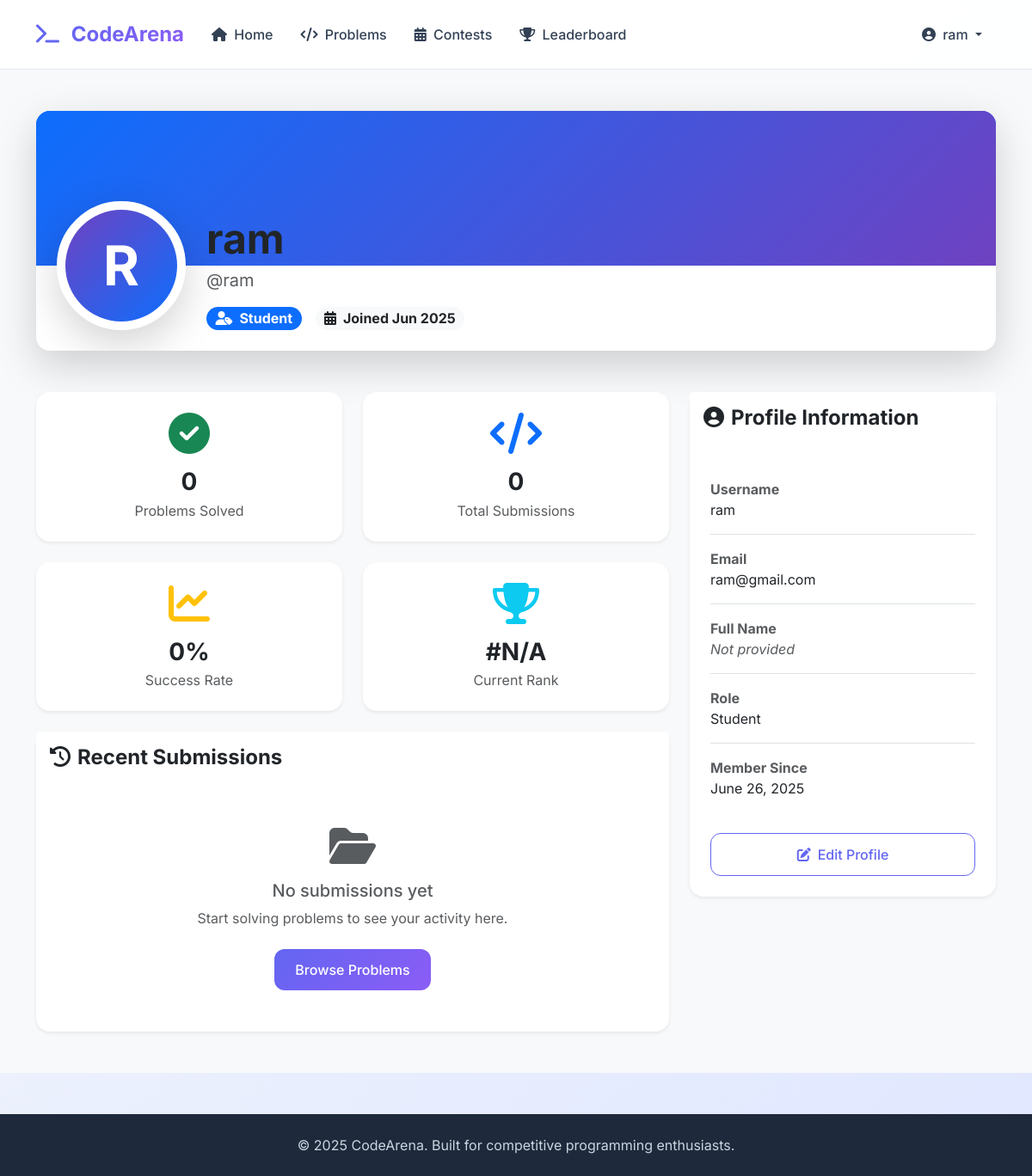
Screenshot of /accounts/profile/ (signed in) with the database file from the repository.
### users/models.py (models this page shows, shortened)
class CustomUser(AbstractUser):
    ROLE_CHOICES = (
        ('student' , 'Student'),
        ('problem_setter' , 'Problem Setter'),
        ('admin' , 'Admin')
    )
    role = models.CharField(max_length=20,choices=ROLE_CHOICES,default='student')

### users/views.py (the view)
# urls.py: path('profile/', profile_view, name='profile'),
@login_required
def profile_view(request):
    return render(request, 'users/profile.html', {'user': request.user})

### templates/users/profile.html (shortened to what this page needs)
{% extends 'base.html' %}
{% block content %}
<div class="container-fluid py-5" style="background-color: #f8f9fa;">
    <div class="container">
        <div class="card border-0 shadow-lg rounded-4 overflow-hidden mb-5">
            <div class="position-relative">
                <div class="bg-primary" style="height: 180px; background: linear-gradient(135deg, #0d6efd 0%, #6f42c1 100%);"></div>
                <div class="position-relative px-4 pb-4">
                    <div class="d-flex flex-column flex-sm-row align-items-center align-items-sm-end" style="margin-top: -75px;">
                        <div class="bg-white rounded-circle border border-4 border-white shadow-lg d-flex align-items-center justify-content-center mb-3 mb-sm-0" style="width: 150px; height: 150px;">
                            <div class="rounded-circle d-flex align-items-center justify-content-center text-white fw-bold" style="width: 130px; height: 130px; background: linear-gradient(135deg, #6f42c1, #0d6efd); font-size: 4rem;">
                                {{ user.username.0|upper }}
                            </div>
                        </div>
                        <div class="flex-grow-1 text-center text-sm-start ms-sm-4">
                            <h1 class="display-5 fw-bold text-dark mb-1">
                                {% if user.first_name or user.last_name %}
                                    {{ user.first_name }} {{ user.last_name }}
                                {% else %}
                                    {{ user.username }}
                                {% endif %}
                            </h1>
                            <p class="text-muted mb-3 fs-5">@{{ user.username }}</p>
                            <div class="d-flex flex-wrap justify-content-center justify-content-sm-start align-items-center gap-3">
                                <span class="badge fs-6 rounded-pill text-bg-primary">
                                    <i class="fas fa-user-tag me-2"></i>{{ user.role|default:"Coder"|capfirst }}
                                </span>
                                <span class="badge fs-6 rounded-pill text-bg-light text-dark">
                                    <i class="fas fa-calendar-alt me-2"></i>Joined {{ user.date_joined|date:"M Y" }}
                                </span>
                            </div>
                        </div>
                    </div>
                </div>
            </div>
        </div>
        <div class="row g-4">
            <div class="col-lg-8">
                <div class="row g-4 mb-4">
                    <div class="col-sm-6">
                        <div class="card border-0 shadow-sm h-100 text-center p-4">
                            <i class="fas fa-check-circle fa-3x text-success mb-3"></i>
                            <h3 class="fw-bold mb-1">{{ user_submissions.accepted_count|default:0 }}</h3>
                            <p class="text-muted mb-0">Problems Solved</p>
                        </div>
                    </div>
                    <div class="col-sm-6">
                        <div class="card border-0 shadow-sm h-100 text-center p-4">
                            <i class="fas fa-code fa-3x text-primary mb-3"></i>
                            <h3 class="fw-bold mb-1">{{ user_submissions.total_count|default:0 }}</h3>
                            <p class="text-muted mb-0">Total Submissions</p>
                        </div>
                    </div>
                    <div class="col-sm-6">
                        <div class="card border-0 shadow-sm h-100 text-center p-4">
                            <i class="fas fa-chart-line fa-3x text-warning mb-3"></i>
                            <h3 class="fw-bold mb-1">
                                {% if user_submissions.total_count > 0 %}
                                    {% widthratio user_submissions.accepted_count user_submissions.total_count 100 %}%
                                {% else %}
                                    0%
                                {% endif %}
                            </h3>
                            <p class="text-muted mb-0">Success Rate</p>
                        </div>
                    </div>
                    <div class="col-sm-6">
                        <div class="card border-0 shadow-sm h-100 text-center p-4">
                            <i class="fas fa-trophy fa-3x text-info mb-3"></i>
                            <h3 class="fw-bold mb-1">#{{ user_rank|default:"N/A" }}</h3>
                            <p class="text-muted mb-0">Current Rank</p>
                        </div>
                    </div>
                </div>
                <div class="card border-0 shadow-sm">
                    <div class="card-header bg-white border-0 py-3">
                        <h4 class="card-title mb-0 fw-bold"><i class="fas fa-history me-2"></i>Recent Submissions</h4>
                    </div>
                    <div class="card-body p-0">
                        {% if recent_submissions %}
                            <div class="table-responsive">
                                <table class="table table-hover align-middle mb-0">
                                    <thead class="bg-light">
                                        <tr>
                                            <th class="border-0 px-4 py-3">Problem</th>
                                            <th class="border-0 px-4 py-3">Status</th>
                                            <th class="border-0 px-4 py-3">Language</th>
                                            <th class="border-0 px-4 py-3">Submitted</th>
                                            <th class="border-0 px-4 py-3"></th>
                                        </tr>
                                    </thead>
                                    <tbody>
                                        {% for submission in recent_submissions %}
                                            <tr>
                                                <td class="px-4 py-3 fw-semibold"><a href="{% url 'problems:detail' submission.problem.id %}" class="text-decoration-none">{{ submission.problem.name }}</a></td>
                                                <td class="px-4 py-3">
                                                    {% if submission.final_verdict == 'accepted' %}<span class="badge text-bg-success">Accepted</span>
                                                    {% elif submission.final_verdict == 'wrong_answer' %}<span class="badge text-bg-danger">Wrong Answer</span>
                                                    {% elif submission.final_verdict == 'time_limit_exceeded' %}<span class="badge text-bg-warning">Time Limit</span>
                                                    {% else %}<span class="badge text-bg-secondary">{{ submission.get_final_verdict_display }}</span>
                                                    {% endif %}
                                                </td>
                                                <td class="px-4 py-3"><span class="badge bg-light text-dark">{{ submission.language|capfirst }}</span></td>
                                                <td class="px-4 py-3"><small class="text-muted">{{ submission.submitted_at|timesince }} ago</small></td>
                                                <td class="px-4 py-3 text-end"><a href="{% url 'submissions:detail' submission.id %}" class="btn btn-sm btn-outline-primary"><i class="fas fa-eye"></i></a></td>
                                            </tr>
                                        {% endfor %}
                                    </tbody>
                                </table>
                            </div>
                        {% else %}
                            <div class="text-center py-5">
                                <i class="fas fa-folder-open fa-3x text-muted mb-3"></i>
                                <h5 class="text-muted">No submissions yet</h5>
                                <p class="text-muted">Start solving problems to see your activity here.</p>
                                <a href="{% url 'problems:list' %}" class="btn btn-primary mt-2">Browse Problems</a>
                            </div>
                        {% endif %}
                    </div>
                </div>
            </div>
            <div class="col-lg-4">
                <div class="card border-0 shadow-sm">
                    <div class="card-header bg-white border-0 py-3">
                        <h4 class="card-title mb-0 fw-bold"><i class="fas fa-user-circle me-2"></i>Profile Information</h4>
                    </div>
                    <div class="card-body p-4">
                        <ul class="list-group list-group-flush">
                            <li class="list-group-item px-0 py-3"><strong class="d-block text-muted">Username</strong>{{ user.username }}</li>
                            <li class="list-group-item px-0 py-3"><strong class="d-block text-muted">Email</strong>{{ user.email }}</li>
                            <li class="list-group-item px-0 py-3"><strong class="d-block text-muted">Full Name</strong>
                                {% if user.first_name or user.last_name %}{{ user.get_full_name }}{% else %}<em class="text-muted">Not provided</em>{% endif %}
                            </li>
                            <li class="list-group-item px-0 py-3"><strong class="d-block text-muted">Role</strong>{{ user.role|default:"Coder"|capfirst }}</li>
                            <li class="list-group-item px-0 py-3"><strong class="d-block text-muted">Member Since</strong>{{ user.date_joined|date:"F d, Y" }}</li>
                        </ul>
                        <div class="d-grid mt-4">
                            <button class="btn btn-outline-primary" onclick="alert('Profile editing coming soon!')">
                                <i class="fas fa-edit me-2"></i>Edit Profile
                            </button>
                        </div>
                    </div>
                </div>
            </div>
        </div>
    </div>
</div>
{% endblock %}

### templates/base.html (shortened to what this page needs)
<!DOCTYPE html>
<html lang="en">
<head>
    <link href="https://cdn.jsdelivr.net/npm/bootstrap@5.3.3/dist/css/bootstrap.min.css" rel="stylesheet">
    <link rel="stylesheet" href="https://cdnjs.cloudflare.com/ajax/libs/font-awesome/6.5.2/css/all.min.css" />
</head>
<body class="d-flex flex-column min-vh-100">
    <nav class="navbar navbar-expand-lg sticky-top">
        <div class="container">
            <a class="navbar-brand" href="{% url 'home' %}">
                <i class="fas fa-terminal me-2"></i>
                <span class="text-gradient">CodeArena</span>
            </a>
            <div class="collapse navbar-collapse" id="navbarNav">
                <ul class="navbar-nav me-auto">
                    <li class="nav-item">
                        <a class="nav-link" href="{% url 'home' %}">
                            <i class="fas fa-home me-1"></i> Home
                        </a>
                    </li>
                    <li class="nav-item">
                        <a class="nav-link" href="{% url 'problems:list' %}">
                            <i class="fas fa-code me-1"></i> Problems
                        </a>
                    </li>
                    <li class="nav-item">
                        <a class="nav-link" href="{% url 'contests:list' %}">
                            <i class="fas fa-calendar-alt me-1"></i> Contests
                        </a>
                    </li>
                    <li class="nav-item">
                        <a class="nav-link" href="{% url 'leaderboard:main' %}">
                            <i class="fas fa-trophy me-1"></i> Leaderboard
                        </a>
                    </li>
                </ul>
                <ul class="navbar-nav">
                    {% if user.is_authenticated %}
                        <li class="nav-item dropdown">
                            <a class="nav-link dropdown-toggle" href="#" id="navbarDropdown" role="button" data-bs-toggle="dropdown" aria-expanded="false">
                                <i class="fas fa-user-circle me-1"></i> {{ user.username }}
                            </a>
                        </li>
                    {% endif %}
                </ul>
            </div>
        </div>
    </nav>
    <main class="flex-grow-1">
        {% block content %}{% endblock %}
    </main>
    <footer class="footer py-4 mt-5">
        <div class="container text-center">
            <span>&copy; {% now "Y" %} CodeArena. Built for competitive programming enthusiasts.</span>
        </div>
    </footer>
</body>
</html>

### templates/base.html (style rules this page uses)
:root { --primary-color: #6366f1; --primary-dark: #4f46e5; --secondary-color: #8b5cf6; --success-color: #10b981; --warning-color: #f59e0b; --danger-color: #ef4444; --gray-50: #f8fafc; --gray-100: #f1f5f9; --gray-200: #e2e8f0; --gray-300: #cbd5e1; --gray-600: #475569; --gray-700: #334155; --gray-800: #1e293b; --gray-900: #0f172a; }
body { font-family: 'Inter', sans-serif; background: linear-gradient(135deg, var(--gray-50) 0%, #e0e7ff 100%); min-height: 100vh; color: var(--gray-800); }
.navbar { background: rgba(255, 255, 255, 0.95) !important; backdrop-filter: blur(10px); border-bottom: 1px solid var(--gray-200); padding: 1rem 0; }
.navbar-brand { font-weight: 700; font-size: 1.5rem; color: var(--primary-color) !important; }
.nav-link { font-weight: 500; color: var(--gray-700) !important; padding: 0.75rem 1rem !important; transition: all 0.3s ease; }
.btn-primary { background: linear-gradient(135deg, var(--primary-color) 0%, var(--secondary-color) 100%); border: none; font-weight: 500; padding: 0.75rem 1.5rem; border-radius: 0.75rem; transition: all 0.3s ease; }
.btn-outline-primary { color: var(--primary-color); border-color: var(--primary-color); font-weight: 500; padding: 0.75rem 1.5rem; border-radius: 0.75rem; transition: all 0.3s ease; }
.card { border: none; border-radius: 1rem; box-shadow: 0 4px 25px rgba(0, 0, 0, 0.05); transition: all 0.3s ease; }
.footer { background: var(--gray-800) !important; color: var(--gray-300) !important; margin-top: auto; }
.text-gradient { background: linear-gradient(135deg, var(--primary-color) 0%, var(--secondary-color) 100%); -webkit-background-clip: text; -webkit-text-fill-color: transparent; background-clip: text; }

### rows the page displays
CustomUser: username "ram", username.0 "R", role "Student", date_joined "Jun 2025", email "ram@gmail.com", date_joined "June 26, 2025"

### other values shown
{{ user_submissions.accepted_count|default:0 }} "0"
{{ user_submissions.total_count|default:0 }} "0"
{{ user_rank|default:"N/A" }} "N/A"
